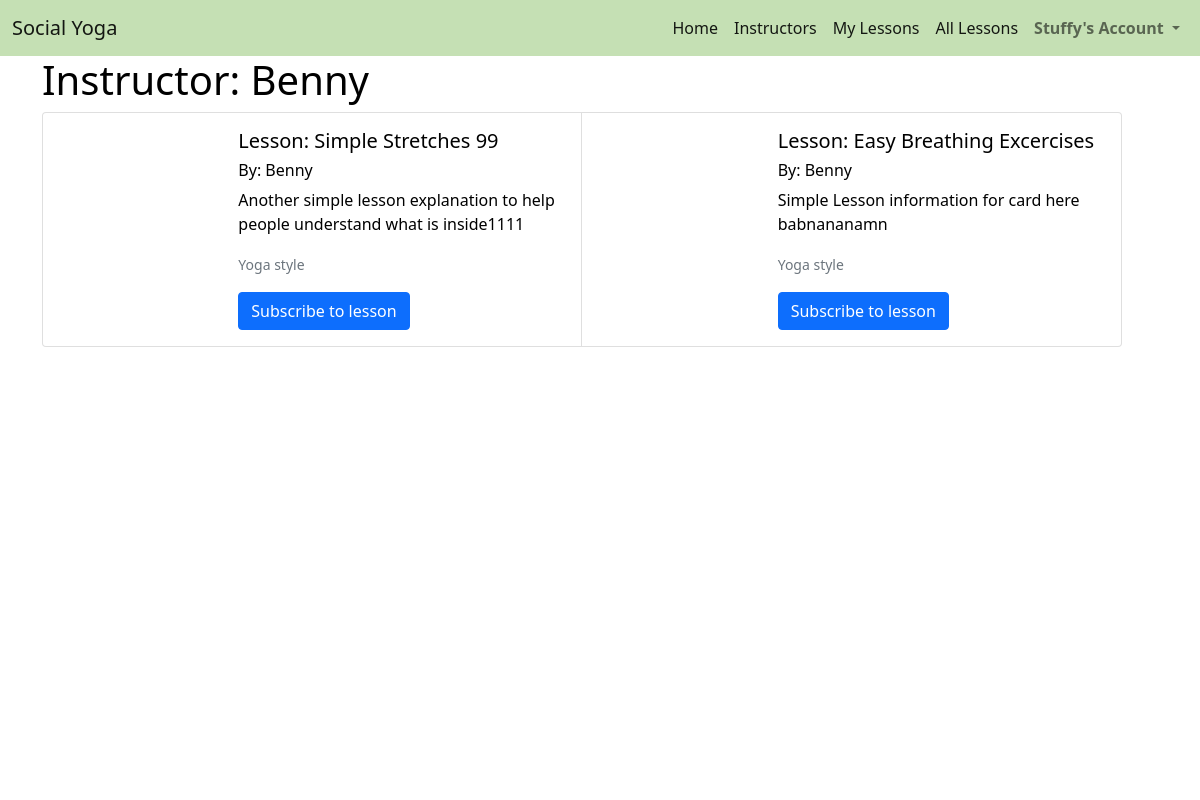
The app's page /profiles/instructor_profile/8 (signed in), older data.
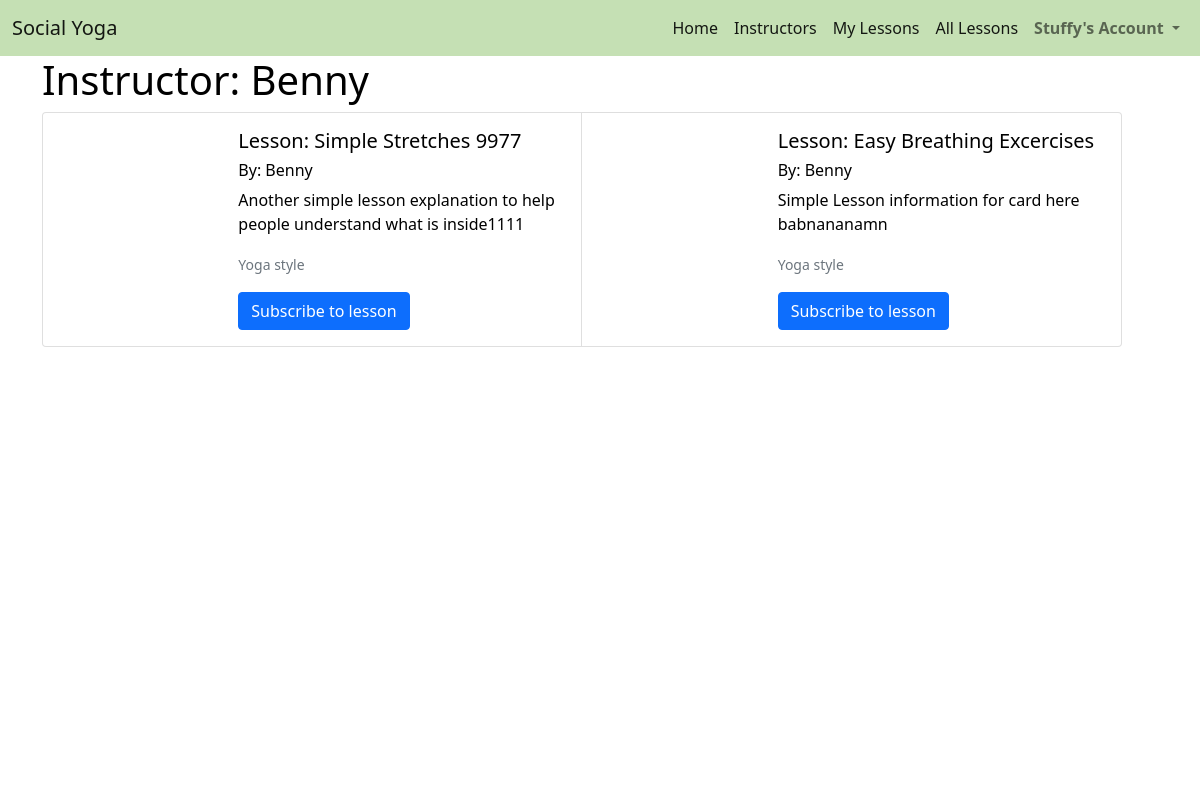
The same page, newer data.
### lessons/models.py (models this page shows, shortened)
class Lesson(models.Model):
    lesson_id = models.CharField(max_length=32, null=False, editable=False)
    instructor_profile = models.ForeignKey(UserProfile, on_delete=models.SET_NULL,
                                        null=True, blank=True, related_name='lessons')
    lesson_name = models.CharField(max_length=32, null=False, editable=True)
    card_description = models.TextField(max_length=512)
    description = models.TextField(max_length=254)
    url = models.URLField(max_length=1024, null=False, blank=False)
    image = models.ImageField(null=True, blank=True, upload_to='lesson_images/')
    image_url = models.URLField(max_length=1024, null=True, blank=True)
    rating = models.DecimalField(max_digits=5, decimal_places=0, null=True, blank=True)
    yoga_style = models.CharField(max_length=50, default='Yoga', null=False, blank=False)

### profiles/models.py (models this page shows)
class UserProfile(models.Model):
    user = models.OneToOneField(User, on_delete=models.CASCADE)
    first_name = models.CharField(max_length=50, null=False, blank=False)
    last_name = models.CharField(max_length=50, null=False, blank=False)
    is_instructor = models.BooleanField(default=False)
    card_description = models.TextField(max_length=512)
    profile_description = models.TextField()
    image = models.ImageField(null=True, blank=True, upload_to='profile_images/')
    image_url = models.URLField(max_length=1024, null=True, blank=True)
    rating = models.DecimalField(max_digits=5, decimal_places=0, null=True, blank=True)
    def __str__(self):
        return self.user.username

### profiles/views.py (the view)
# urls.py: path('instructor_profile/<instructor_id>', views.instructor_profile, name='instructor_profile'),
def instructor_profile(request, instructor_id):
    instructor_profile = get_object_or_404(UserProfile, id=instructor_id)
    profile = get_object_or_404(UserProfile, user=request.user)
    if instructor_profile.is_instructor:
        lessons = Lesson.objects.filter(instructor_profile=instructor_profile)
    subscribed_lesson_list = []
    if request.user.is_authenticated:
        subscribed_lessons = LessonItem.objects.filter(user=profile)
        for each in subscribed_lessons:
            subscribed_lesson_list.append(each.lesson.lesson_id)
        template = 'profiles/instructor_profile.html'
        context = {
            'instructor_profile': instructor_profile,
            'lessons': lessons,
            'subscribed_lesson_list': subscribed_lesson_list,
        }
        return render(request, template, context)
    else:
        return HttpResponse('This profile does not belong to an instructor', status=500)

### profiles/templates/profiles/instructor_profile.html (shortened to what this page needs)
{% extends "base.html" %}
{% load static %}
{% block content %}
    <div class="overlay"></div>
    <div class="container h-100">
        <div class="row h-100">
            <div class="col">
                <h1>Instructor:  {{ instructor_profile }}</h1>
                <div class="card-group">
                    {% for lesson in lessons %}
                      <div class="card mb-3" style="max-width: 540px;">
                            <div class="row g-0">
                                <div class="col-md-4">
                                </div>
                                <div class="col-md-8">
                                    <div class="card-body">
                                        <h5 class="card-title">Lesson: {{ lesson.lesson_name }}</h5>
                                        <h6>By: {{ lesson.instructor_profile }}</h6>
                                        <p class="card-text">{{ lesson.card_description }}</p>
                                        <p class="card-text"><small class="text-muted">Yoga style</small></p>
                                        {% if user.is_authenticated %}
                                            {% if lesson.lesson_id in subscribed_lesson_list %}
                                                <a class="btn btn-danger disabled" href="#" role="button">Subscribed!</a>
                                                <a class="btn btn-primary" href="{% url 'studio' lesson.lesson_id %}" role="button">Start Lesson</a>
                                            {% else %}
                                                <a class="btn btn-primary" href="{% url 'subscribe_lesson' lesson.id %}" role="button">Subscribe to lesson</a>
                                            {% endif %}
                                        {% else %}
                                            <a class="btn btn-warning" href="{% url 'studio' lesson.lesson_id %}" role="button">Preview Lesson</a>
                                        {% endif %}
                                    </div>
                                </div>
                            </div>
                        </div>
                    {% endfor %}
                </div>
            </div>
        </div>
    </div>
{% endblock %}

Row changes from the older to the newer data that the page shows:
changed Lesson "Another simple lesson explanation to help people understand what is inside1111": lesson_name "Simple Stretches 99" → "Simple Stretches 9977"
